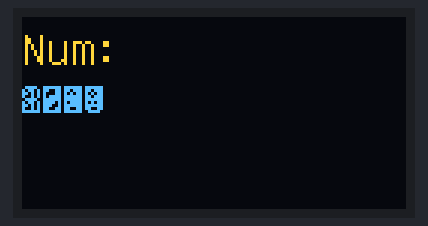
A sketch run on a simulated Arduino Uno, built with avr-gcc and run on an emulated ATmega328P. Shown: 128×64 one-colour display. The OLED is the two-colour kind (top 16 rows yellow); random numbers use the default seed unless the sketch sets one; EEPROM starts erased.

Above: at 0.2 s.
At 4.5 s:
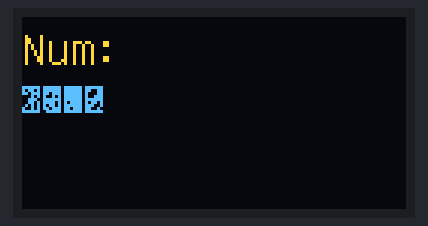
At 8.9 s:
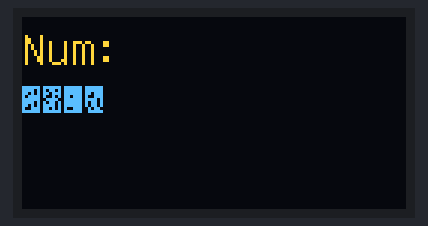
At 17.5 s:
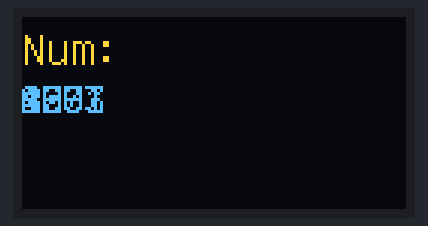
At 26.2 s:
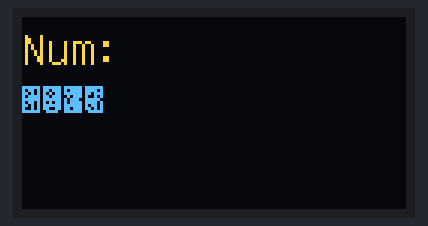
At 37.0 s:
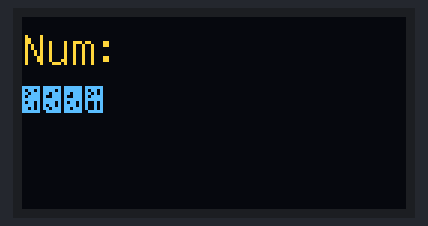

Measured:
- what the display in image 0 shows lasts 2.1 s, from 0.2 s to 2.3 s

The sketch:

MicroduinoEEPROMReadWrite.ino
```cpp
#include <avr/eeprom.h>
#include "U8glib.h"
#define EEPROM_write(address, var) eeprom_write_block((const void *)&(var), (void *)(address), sizeof(var))
#define EEPROM_read(address, var) eeprom_read_block((void *)&(var), (const void *)(address), sizeof(var))

U8GLIB_SSD1306_128X64 u8g(U8G_I2C_OPT_NONE);//The definition OLED connection

// define a struct for record data
struct config_type
{
  int num;
};


void draw() {

  config_type config;
  config.num = random(3000);//Random Number in 0~3000
  //  record config data to EEPROM, address is 0
  EEPROM_write(0, config);
  // ) read from address 0 of EEPROM, result copy to config_readback
  config_type config_readback;
  EEPROM_read(0, config_readback);
  u8g.setFont(u8g_font_unifont);//font1
  u8g.drawStr( 0, 16, "Num:");
  u8g.setFont(u8g_font_7x13);//font2
  u8g.setPrintPos(0, 32);
  u8g.print(config_readback.num);

}

void setup()
{

}

void loop()
{
  u8g.firstPage();
  do {
    draw();
  }
  while( u8g.nextPage() );

  delay(2000);//delay 2s

}
```
